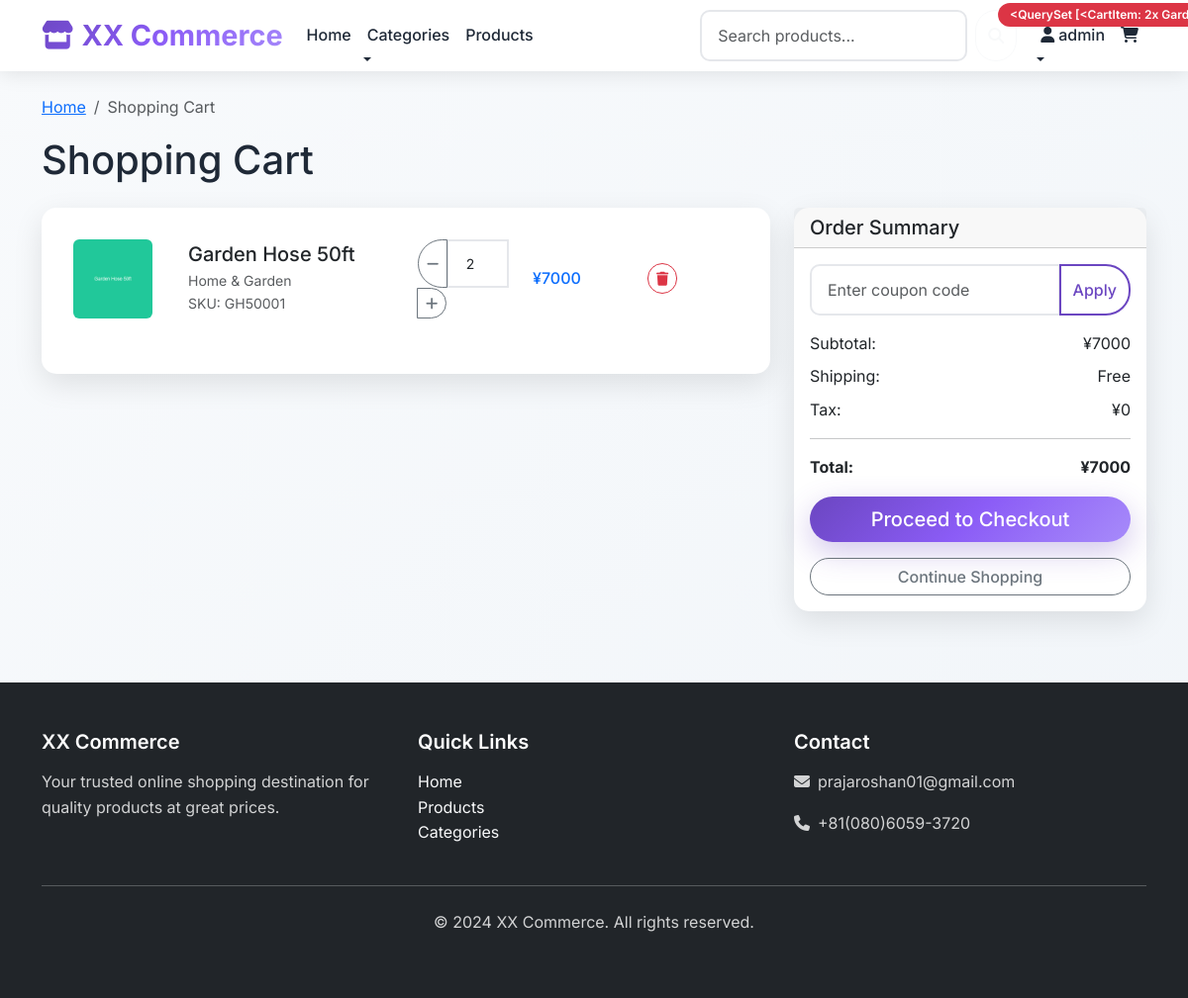
/cart/ (signed in), run on an earlier commit of the app's database.
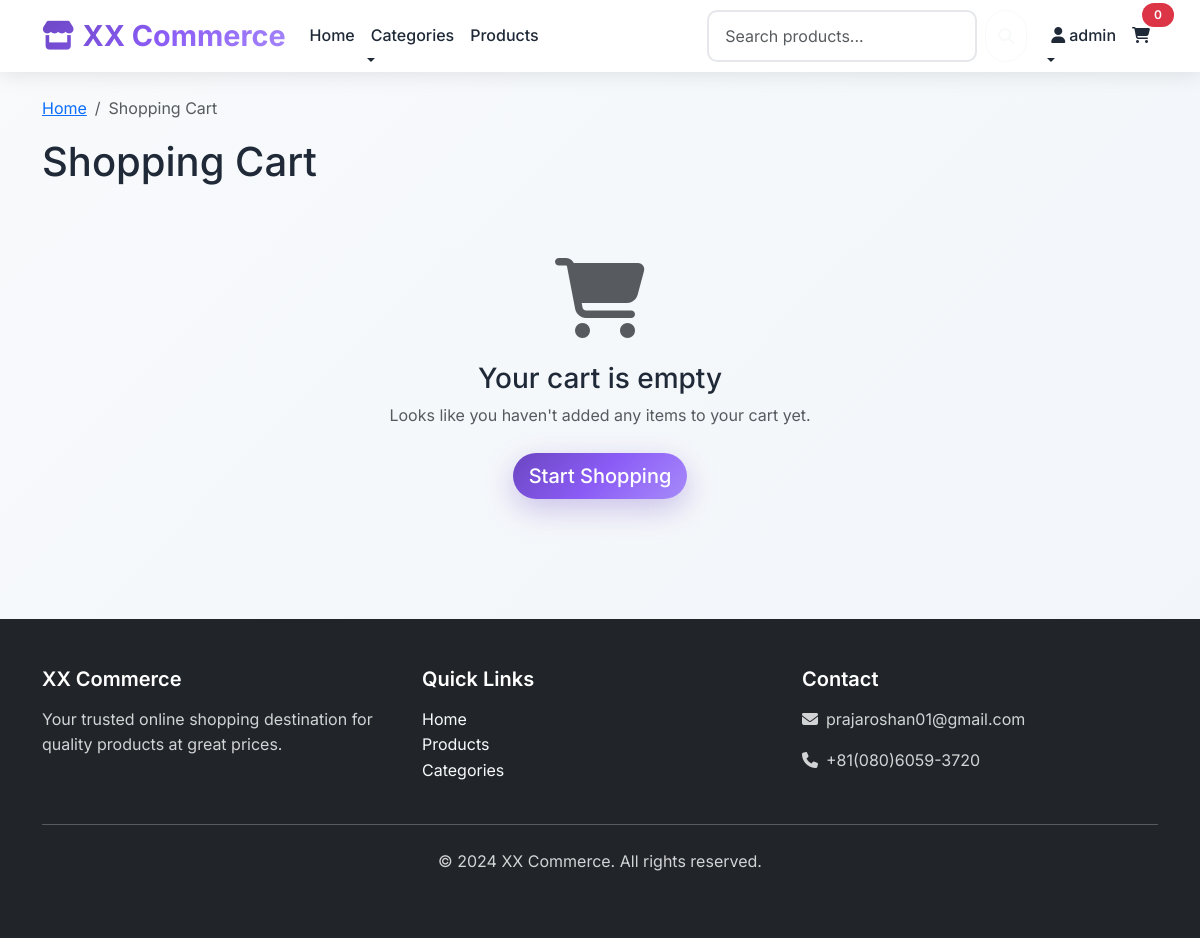
And on a later commit of the database.
### store/models.py (models this page shows, shortened)
class TimeStampedModel(models.Model):
    created_at = models.DateTimeField(auto_now_add=True)
    updated_at = models.DateTimeField(auto_now=True)
    class Meta:
        abstract = True

class CartItem(TimeStampedModel):
    cart = models.ForeignKey(Cart, on_delete=models.CASCADE, related_name='items')
    product = models.ForeignKey(Product, on_delete=models.CASCADE)
    quantity = models.PositiveIntegerField(default=1, validators=[MinValueValidator(1)])
    class Meta:
        unique_together = ['cart', 'product']
        indexes = [
            models.Index(fields=['cart', 'product']),
        ]
    def __str__(self):
        return f"{self.quantity}x {self.product.name}"
    @property
    def line_total(self):
        return self.product.price * self.quantity

class Cart(TimeStampedModel):
    user = models.ForeignKey(User, on_delete=models.CASCADE, related_name='carts', null=True, blank=True)
    session_key = models.CharField(max_length=40, blank=True)
    is_active = models.BooleanField(default=True)
    class Meta:
        indexes = [
            models.Index(fields=['user']),
            models.Index(fields=['session_key']),
            models.Index(fields=['is_active']),
        ]
    @property
    def total_items(self):
        return self.items.aggregate(total=models.Sum('quantity'))['total'] or 0
    @property
    def total_price(self):
        total = Decimal('0.00')
        for item in self.items.all():
            total += item.line_total
        return total

class Product(TimeStampedModel):
    name = models.CharField(max_length=200)
    slug = models.SlugField(max_length=200, unique=True)
    description = models.TextField()
    short_description = models.CharField(max_length=300, blank=True)
    category = models.ForeignKey(Category, on_delete=models.CASCADE, related_name='products')
    price = models.DecimalField(max_digits=10, decimal_places=2, validators=[MinValueValidator(Decimal('0.01'))])
    compare_price = models.DecimalField(max_digits=10, decimal_places=2, blank=True, null=True,
                                      validators=[MinValueValidator(Decimal('0.01'))])
    sku = models.CharField(max_length=50, unique=True)
    stock_quantity = models.PositiveIntegerField(default=0)
    track_inventory = models.BooleanField(default=True)
    allow_backorder = models.BooleanField(default=False)
    weight = models.DecimalField(max_digits=8, decimal_places=2, blank=True, null=True)
    dimensions = models.CharField(max_length=100, blank=True)
    is_active = models.BooleanField(default=True)
    is_featured = models.BooleanField(default=False)
    meta_title = models.CharField(max_length=200, blank=True)
    meta_description = models.TextField(blank=True)
    class Meta:
        ordering = ['-created_at']
        indexes = [
            models.Index(fields=['name']),
            models.Index(fields=['slug']),
            models.Index(fields=['category']),
            models.Index(fields=['is_active']),
            models.Index(fields=['is_featured']),
            models.Index(fields=['price']),
            models.Index(fields=['sku']),
        ]

class ProductImage(TimeStampedModel):
    product = models.ForeignKey(Product, on_delete=models.CASCADE, related_name='images')
    image = models.ImageField(upload_to='products/')
    alt_text = models.CharField(max_length=200, blank=True)
    is_primary = models.BooleanField(default=False)
    sort_order = models.PositiveIntegerField(default=0)
    class Meta:
        ordering = ['sort_order', 'created_at']
        indexes = [
            models.Index(fields=['product', 'is_primary']),
            models.Index(fields=['product', 'sort_order']),
        ]

class Category(TimeStampedModel):
    name = models.CharField(max_length=100, unique=True)
    slug = models.SlugField(max_length=100, unique=True)
    description = models.TextField(blank=True)
    image = models.ImageField(upload_to='categories/', blank=True, null=True)
    is_active = models.BooleanField(default=True)
    parent = models.ForeignKey('self', on_delete=models.CASCADE, null=True, blank=True, related_name='children')
    class Meta:
        verbose_name_plural = "Categories"
        ordering = ['name']
        indexes = [
            models.Index(fields=['name']),
            models.Index(fields=['slug']),
            models.Index(fields=['is_active']),
        ]

### store/views.py (the view, shortened to what this page needs)
# urls.py: path('cart/', views.cart_view, name='cart'),
def cart_view(request):
    if request.user.is_authenticated:
        cart = Cart.objects.filter(user=request.user, is_active=True).first()
        if not cart:
            cart = Cart.objects.create(user=request.user, is_active=True)
    cart_items = cart.items.select_related('product').all()
    coupon_form = CouponForm()
    context = {
        'cart': cart,
        'cart_items': cart_items,
        'coupon_form': coupon_form,
    }
    return render(request, 'store/cart.html', context)

### templates/store/cart.html (shortened to what the changed rows need)
{% extends 'base.html' %}
{% load static %}
{% block content %}
<div class="container py-4">
    <div class="row">
        <div class="col-12">
            <h1 class="mb-4">Shopping Cart</h1>
            {% if cart_items %}
                <div class="row">
                    <div class="col-lg-8">
                        <div class="card">
                            <div class="card-body">
                                {% for item in cart_items %}
                                <div class="row align-items-center mb-4 cart-item" data-item-id="{{ item.id }}">
                                    <div class="col-md-2">
                                        {% if item.product.images.first %}
                                            <img src="{{ item.product.images.first.image.url }}"
                                                 alt="{{ item.product.name }}"
                                                 class="img-fluid rounded"
                                                 style="height: 80px; object-fit: cover;">
                                        {% else %}
                                            <div class="bg-light d-flex align-items-center justify-content-center rounded"
                                                 style="height: 80px;">
                                                <i class="fas fa-image text-muted"></i>
                                            </div>
                                        {% endif %}
                                    </div>
                                    <div class="col-md-4">
                                        <h5 class="mb-1">{{ item.product.name }}</h5>
                                        <p class="text-muted small mb-0">{{ item.product.category.name }}</p>
                                        <p class="text-muted small mb-0">SKU: {{ item.product.sku }}</p>
                                    </div>
                                    <div class="col-md-2">
                                        <div class="input-group">
                                            <button class="btn btn-outline-secondary btn-sm"
                                                    type="button" onclick="updateQuantity({{ item.id }}, {{ item.quantity|add:'-1' }})">
                                                <i class="fas fa-minus"></i>
                                            </button>
                                            <input type="number" class="form-control form-control-sm text-center"
                                                   value="{{ item.quantity }}" min="1" max="1000"
                                                   id="quantity-{{ item.id }}"
                                                   onchange="updateQuantity({{ item.id }}, this.value)">
                                            <button class="btn btn-outline-secondary btn-sm"
                                                    type="button" onclick="updateQuantity({{ item.id }}, {{ item.quantity|add:'1' }})">
                                                <i class="fas fa-plus"></i>
                                            </button>
                                        </div>
                                    </div>
                                    <div class="col-md-2">
                                        <span class="h6 text-primary item-price" id="price-{{ item.id }}">
                                            ¥{{ item.line_total|floatformat:0 }}
                                        </span>
                                    </div>
                                    <div class="col-md-2">
                                        <button class="btn btn-outline-danger btn-sm"
                                                onclick="removeItem({{ item.id }})">
                                            <i class="fas fa-trash"></i>
                                        </button>
                                    </div>
                                </div>
                                {% endfor %}
                            </div>
                        </div>
                    </div>
                    <div class="col-lg-4">
                        <div class="card">
                            <div class="card-header">
                                <h5 class="mb-0">Order Summary</h5>
                            </div>
                            <div class="card-body">
                                <form method="post" action="{% url 'store:apply_coupon' %}" class="mb-3">
                                    <div class="input-group">
                                        {{ coupon_form.code }}
                                        <button class="btn btn-outline-primary" type="submit">Apply</button>
                                    </div>
                                </form>
                                <div class="d-flex justify-content-between mb-2">
                                    <span>Subtotal:</span>
                                    <span id="subtotal">¥{{ cart.total_price|floatformat:0 }}</span>
                                </div>
                                <div class="d-flex justify-content-between mb-2">
                                    <span>Shipping:</span>
                                    <span>Free</span>
                                </div>
                                <div class="d-flex justify-content-between mb-2">
                                    <span>Tax:</span>
                                    <span>¥0</span>
                                </div>
                                <hr>
                                <div class="d-flex justify-content-between mb-3">
                                    <strong>Total:</strong>
                                    <strong id="total">¥{{ cart.total_price|floatformat:0 }}</strong>
                                </div>
                                {% if user.is_authenticated %}
                                    <a href="{% url 'store:checkout' %}" class="btn btn-primary btn-lg w-100 mb-3">
                                        Proceed to Checkout
                                    </a>
                                {% endif %}
                                <a href="{% url 'store:product_list' %}" class="btn btn-outline-secondary w-100">
                                    Continue Shopping
                                </a>
                            </div>
                        </div>
                    </div>
                </div>
            {% else %}
                <div class="text-center py-5">
                    <i class="fas fa-shopping-cart fa-5x text-muted mb-4"></i>
                    <h3>Your cart is empty</h3>
                    <p class="text-muted mb-4">Looks like you haven't added any items to your cart yet.</p>
                    <a href="{% url 'store:product_list' %}" class="btn btn-primary btn-lg">
                        Start Shopping
                    </a>
                </div>
            {% endif %}
        </div>
    </div>
</div>
{% endblock %}

### templates/base.html (shortened to what this page needs)
{% load static %}
<!DOCTYPE html>
<html lang="en">
<head>
    <link href="https://cdn.jsdelivr.net/npm/bootstrap@5.3.0/dist/css/bootstrap.min.css" rel="stylesheet">
    <link href="https://cdnjs.cloudflare.com/ajax/libs/font-awesome/6.4.0/css/all.min.css" rel="stylesheet">
    <link href="{% static 'css/style.css' %}" rel="stylesheet">
</head>
<body>
    <nav class="navbar navbar-expand-lg navbar-dark bg-dark sticky-top">
        <div class="container">
            <a class="navbar-brand fw-bold" href="{% url 'store:home' %}">
                <i class="fas fa-store me-2"></i>XX Commerce
            </a>
            <div class="collapse navbar-collapse" id="navbarNav">
                <ul class="navbar-nav me-auto">
                    <li class="nav-item">
                        <a class="nav-link" href="{% url 'store:home' %}">Home</a>
                    </li>
                    <li class="nav-item dropdown">
                        <a class="nav-link dropdown-toggle" href="#" role="button" data-bs-toggle="dropdown">
                            Categories
                        </a>
                    </li>
                    <li class="nav-item">
                        <a class="nav-link" href="{% url 'store:product_list' %}">Products</a>
                    </li>
                </ul>
                <form class="d-flex me-3" method="GET" action="{% url 'store:product_list' %}">
                    <input class="form-control me-2" type="search" name="search" placeholder="Search products..." value="{{ request.GET.search }}">
                    <button class="btn btn-outline-light" type="submit">
                        <i class="fas fa-search"></i>
                    </button>
                </form>
                <ul class="navbar-nav">
                    {% if user.is_authenticated %}
                        <li class="nav-item dropdown">
                            <a class="nav-link dropdown-toggle" href="#" role="button" data-bs-toggle="dropdown">
                                <i class="fas fa-user me-1"></i>{{ user.username }}
                            </a>
                        </li>
                    {% endif %}
                    <li class="nav-item">
                        <a class="nav-link position-relative" href="{% url 'store:cart' %}">
                            <i class="fas fa-shopping-cart"></i>
                            <span class="position-absolute top-0 start-100 translate-middle badge rounded-pill bg-danger">
                                {{ cart_items|default:0 }}
                            </span>
                        </a>
                    </li>
                </ul>
            </div>
        </div>
    </nav>
    <main>
        {% block content %}{% endblock %}
    </main>
    <footer class="bg-dark text-light py-5 mt-5">
        <div class="container">
            <div class="row">
                <div class="col-md-4">
                    <h5>XX Commerce</h5>
                    <p>Your trusted online shopping destination for quality products at great prices.</p>
                </div>
                <div class="col-md-4">
                    <h5>Quick Links</h5>
                    <ul class="list-unstyled">
                        <li><a href="{% url 'store:home' %}" class="text-light">Home</a></li>
                        <li><a href="{% url 'store:product_list' %}" class="text-light">Products</a></li>
                        <li><a href="{% url 'store:category_list' %}" class="text-light">Categories</a></li>
                    </ul>
                </div>
                <div class="col-md-4">
                    <h5>Contact</h5>
                    <p><i class="fas fa-envelope me-2"></i>prajaroshan01@gmail.com</p>
                    <p><i class="fas fa-phone me-2"></i>+81(080)6059-3720</p>
                </div>
            </div>
            <hr class="my-4">
            <div class="text-center">
                <p>&copy; 2024 XX Commerce. All rights reserved.</p>
            </div>
        </div>
    </footer>
</body>
</html>

What changed in the data, as far as the page shows it:
removed CartItem: cart+quantity+product "<QuerySet [<CartItem: 2x…", product.images.first.image (picture), product.name "Garden Hose 50ft", product.category.name "Home & Garden", product.sku "GH50001", quantity "2", line_total "7000"
no longer on this page (row unchanged): Cart: total_price "7000"
Also different on the page:
{{ cart_items|default:0 }}: (not shown) → "0"
text no longer shown: "Order Summary Apply Subtotal: ¥ Shipping: Free Tax: ¥0 Total: ¥ Proceed to Checkout Continue Shopping"
text now shown: "Your cart is empty Looks like you haven't added any items to your cart yet. Start Shopping"
